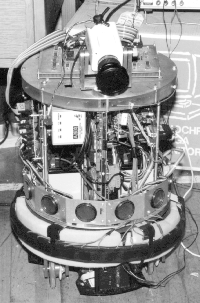
#> input picture Lab04 - Joao Vitor/ben2.png, 200 x 303 px, found by its file name
$ python ex2.py
#> lines starting #> are read from the running program, lines starting #| are printed output that depends on the picture
import cv2
import numpy as np

def applyGaussMask(sizeMask, deviation_standard):
    lambdaValue = (1/ (2 * np.pi * deviation_standard**2))
    gaussMask = np.fromfunction(
        lambda x, y: lambdaValue *
        np.exp(-((x - (sizeMask-1)/2)**2 + (y - (sizeMask-1)/2)**2) / (2*deviation_standard**2)),
        (sizeMask, sizeMask)
    )
    gaussMask = gaussMask / np.sum(gaussMask)
    return gaussMask

img = cv2.imread("Lab04 - Joao Vitor/ben2.png", cv2.IMREAD_GRAYSCALE)
#> img is the input picture: shape (303, 200); min 1, max 255, mean 147.4

imgFilterGaussMask_1_5 = cv2.filter2D(img, -1, applyGaussMask(1, 5))
imgFilterGaussMask_2_9 = cv2.filter2D(img, -1, applyGaussMask(2, 9))
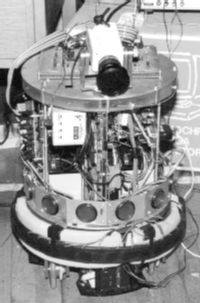
#> imgFilterGaussMask_2_9: shape (303, 200); min 13, max 255, mean 147.3
imgFilterGaussMask_4_15 = cv2.filter2D(img, -1, applyGaussMask(4, 15))
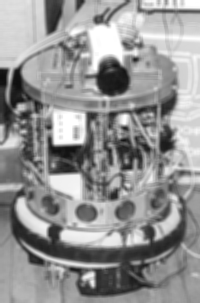
#> imgFilterGaussMask_4_15: shape (303, 200); min 15, max 255, mean 147.3

cv2.imwrite("gaus_1_5.png", imgFilterGaussMask_1_5)
cv2.imwrite("gaus_2_9.png", imgFilterGaussMask_2_9)
cv2.imwrite("gaus_4_15.png", imgFilterGaussMask_4_15)
